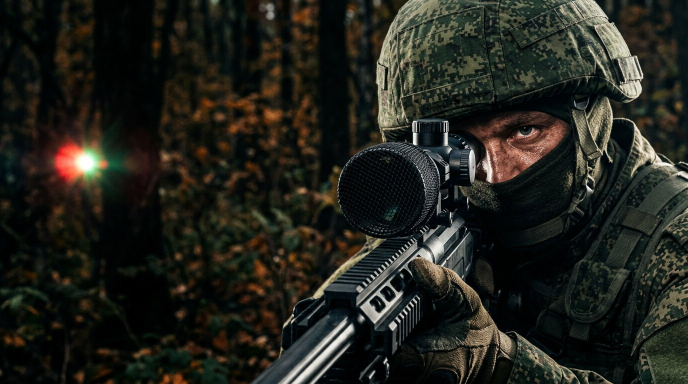
#> input picture video_studio/thumbs/bg_a.jpg, 1376 x 768 px (shown at 1/2 size)
$ python make_thumbs.py
#> lines starting #> are read from the running program, lines starting #| are printed output that depends on the picture
#!/usr/bin/env python3
"""A/B thumbnails 1280x720 for «Окопная смекалка» — text composited over AI backgrounds."""
import os
from PIL import Image, ImageDraw, ImageFont, ImageFilter, ImageEnhance

D = os.path.dirname(os.path.abspath(__file__))
F = os.path.join(D, "..", "fonts")
W, H = 1280, 720
YEL, WHT, RED, BLK = (255, 204, 0), (255, 255, 255), (230, 30, 30), (0, 0, 0)


def font(n, s):
    return ImageFont.truetype(os.path.join(F, f"Roboto-{n}.woff"), s)


def bg(name, shift=0.5):
#> called with name = 'bg_a.jpg', shift = 0.5
    im = Image.open(os.path.join(D, name)).convert("RGB")
#> im is the input picture: PIL image 1376x768 RGB; mean R, G, B 34, 34.7, 28
    sc = H / im.height
#> sc = 0.938
    im = im.resize((round(im.width * sc), H), Image.LANCZOS)
#> im: PIL image 1290x720 RGB
    x = int((im.width - W) * shift)
#> x = 5
    im = im.crop((x, 0, x + W, H))
#> im: PIL image 1280x720 RGB
    im = ImageEnhance.Contrast(im).enhance(1.12)
    return ImageEnhance.Color(im).enhance(1.15)


def shade(im, side="left", w=0.6, a=200):
#> called with side = 'left', w = 0.62, a = 215
    g = Image.new("L", (W, 1))
    for x in range(W):
        t = x / W if side == "left" else 1 - x / W
        g.putpixel((x, 0), int(a * max(0, 1 - t / w) ** 1.3))
    g = g.resize((W, H))
    return Image.composite(Image.new("RGB", (W, H), BLK), im, g)


def text(im, xy, s, f, fill, stroke=10, shadow=True):
    d = ImageDraw.Draw(im)
    if shadow:
        sh = Image.new("RGBA", im.size, (0, 0, 0, 0))
        ImageDraw.Draw(sh).text((xy[0] + 8, xy[1] + 10), s, font=f, fill=(0, 0, 0, 200),
                                stroke_width=stroke, stroke_fill=(0, 0, 0, 200))
        im.paste(sh.filter(ImageFilter.GaussianBlur(8)), (0, 0), sh.filter(ImageFilter.GaussianBlur(8)))
    d.text(xy, s, font=f, fill=fill, stroke_width=stroke, stroke_fill=BLK)
    return d.textbbox(xy, s, font=f, stroke_width=stroke)


def fit(s, n, maxw, start):
    sz = start
    while ImageFont.truetype(os.path.join(F, f"Roboto-{n}.woff"), sz).getlength(s) > maxw:
        sz -= 4
    return font(n, sz)


def plate(im, xy, s, f, bgc, fg=WHT, pad=(22, 10), rot=0):
    tw = f.getbbox(s)
    w, h = tw[2] + pad[0] * 2, tw[3] + pad[1] * 2
    p = Image.new("RGBA", (w, h), bgc + (255,))
    ImageDraw.Draw(p).text((pad[0], pad[1] - 2), s, font=f, fill=fg)
    if rot:
        p = p.rotate(rot, expand=True, resample=Image.BICUBIC)
    im.paste(p, xy, p)
    return xy[0] + p.width, xy[1] + p.height


def brand(im, xy=(34, 640)):
    plate(im, xy, "«В ОКОПЕ» · ОКОПНАЯ СМЕКАЛКА", font("Black", 30), (20, 20, 20), YEL, pad=(18, 8))


def ring(im, c, r, col=RED, w=12):
#> called with c = (724, 330), r = 112, col = (230, 30, 30), w = 12
    d = ImageDraw.Draw(im)
    for k in range(w):
        d.ellipse((c[0] - r - k, c[1] - r - k, c[0] + r + k, c[1] + r + k), outline=col)


def arrow(im, a, b, col=RED, w=18):
    import math
    d = ImageDraw.Draw(im)
    d.line([a, b], fill=col, width=w)
    ang = math.atan2(b[1] - a[1], b[0] - a[0])
    L = 46
    p1 = (b[0] - L * math.cos(ang - 0.5), b[1] - L * math.sin(ang - 0.5))
    p2 = (b[0] - L * math.cos(ang + 0.5), b[1] - L * math.sin(ang + 0.5))
    d.polygon([(b[0] + 10 * math.cos(ang), b[1] + 10 * math.sin(ang)), p1, p2], fill=col)


# ---------- A: эмоция + деталь (чулок на прицеле) ----------
a = shade(bg("bg_a.jpg", 0.5), "left", 0.62, 215)
ring(a, (724, 330), 112)
arrow(a, (470, 520), (612, 420))
text(a, (40, 40), "ЧУЛОК", fit("ЧУЛОК", "Black", 470, 200), YEL, 12)
#> in text, `sh = Image.new("RGBA", im.size, (0, 0, 0, 0))`: sh: PIL image 1280x720 RGBA; every value is 0
text(a, (44, 238), "НА ПРИЦЕЛЕ?!", fit("НА ПРИЦЕЛЕ?!", "Black", 470, 110), WHT, 9)
plate(a, (44, 380), "БЛИКА НЕТ · 0 ₽", font("Black", 46), RED, rot=3)
#> in plate, `p = p.rotate(rot, expand=True, resample=Image.BICUBIC)`:
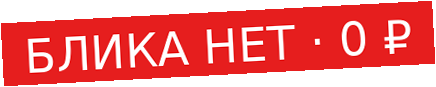
#> p: PIL image 436x87 RGBA; mean R, G, B, A 167.3, 42.8, 42.8, 183; transparent parts drawn white
brand(a)
a.save(os.path.join(D, "thumb_A_chulok.jpg"), quality=92)

# ---------- B: экшен (FPV в рабицу) ----------
b = shade(bg("bg_b.jpg", 0.35), "left", 0.55, 190)
#> call 2 of bg, with name = 'bg_b.jpg', shift = 0.35
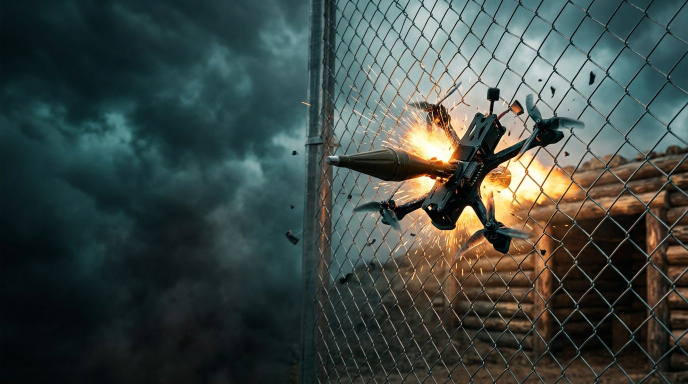
#> input picture video_studio/thumbs/bg_b.jpg, 1376 x 768 px (shown at 1/2 size)
#> in bg, im is the input picture: PIL image 1376x768 RGB; mean R, G, B 61.8, 72.6, 68.2
#> call 2 of shade, with side = 'left', w = 0.55, a = 190
#> in shade (call 2), `g = g.resize((W, H))`:
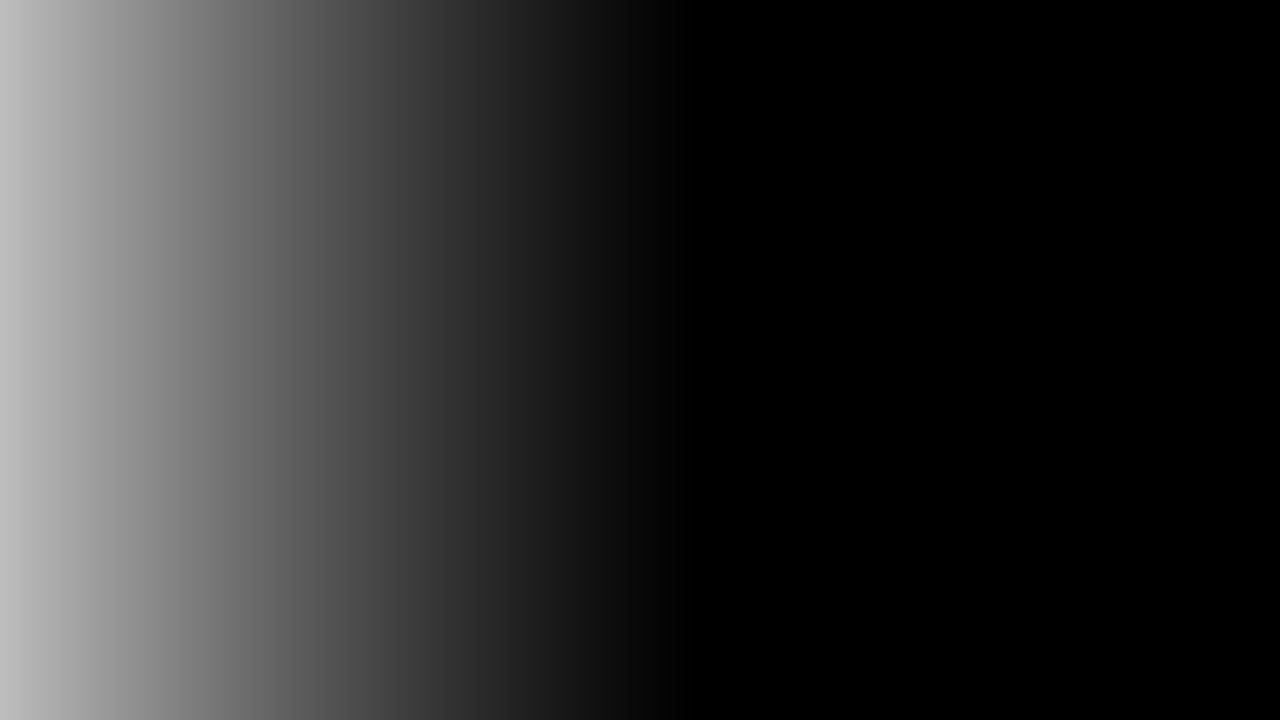
#> g: PIL image 1280x720 L; min 0, max 190, mean 45.2
text(b, (36, 50), "ДРОН", fit("ДРОН", "Black", 470, 230), WHT, 12)
text(b, (40, 278), "НЕ ПРОБЬЁТ", fit("НЕ ПРОБЬЁТ", "Black", 500, 120), YEL, 10)
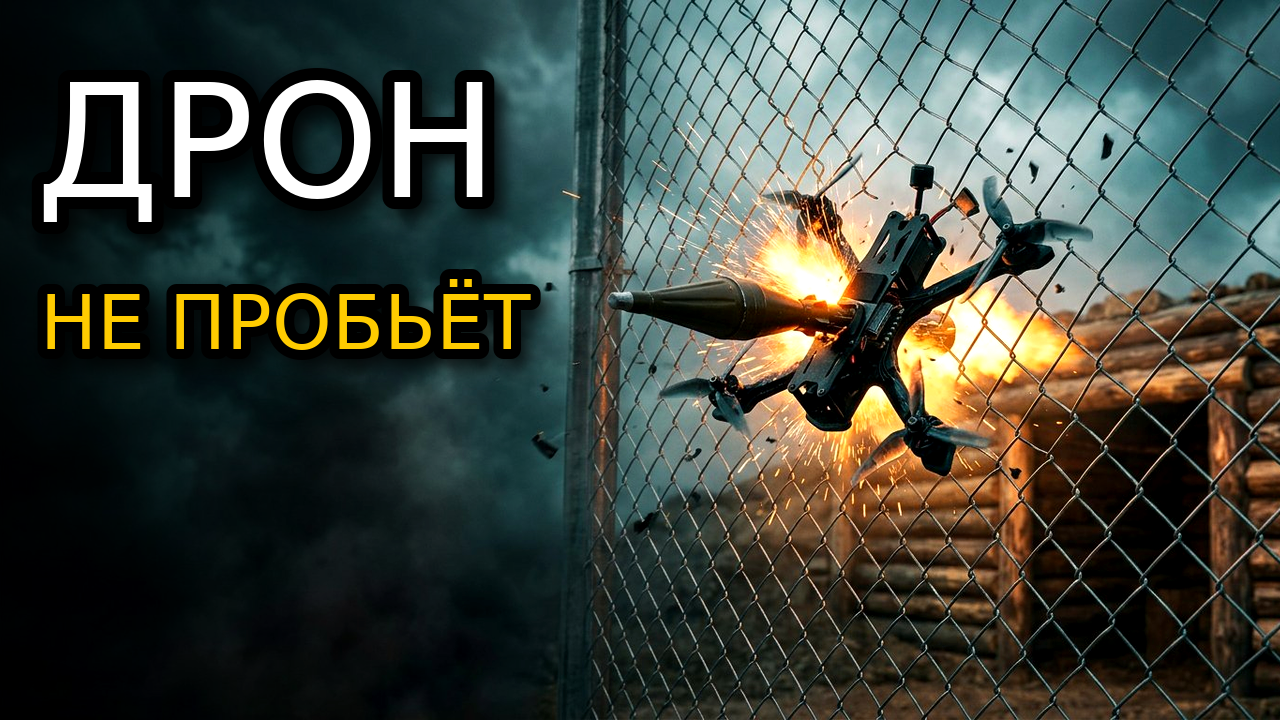
#> b: PIL image 1280x720 RGB; mean R, G, B 62.6, 69.1, 61.1
plate(b, (44, 440), "РАБИЦА + МИКРОВОЛНОВКА", font("Black", 38), RED, rot=-2)
#> call 3 of plate, with xy = (44, 440), s = 'РАБИЦА + МИКРОВОЛНОВКА', bgc = (230, 30, 30), fg = (255, 255, 255), pad = (22, 10), rot = -2
#> in plate (call 3), `p = p.rotate(rot, expand=True, resample=Image.BICUBIC)`:
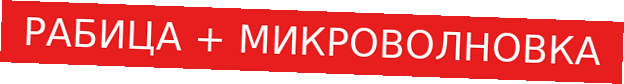
#> p: PIL image 624x84 RGBA; mean R, G, B, A 171.5, 43.5, 43.5, 187.6; transparent parts drawn white
brand(b)
b.save(os.path.join(D, "thumb_B_dron.jpg"), quality=92)

# ---------- C: любопытство (5 вещей) ----------
c = bg("bg_c.jpg", 0.5)
#> call 3 of bg, with name = 'bg_c.jpg', shift = 0.5
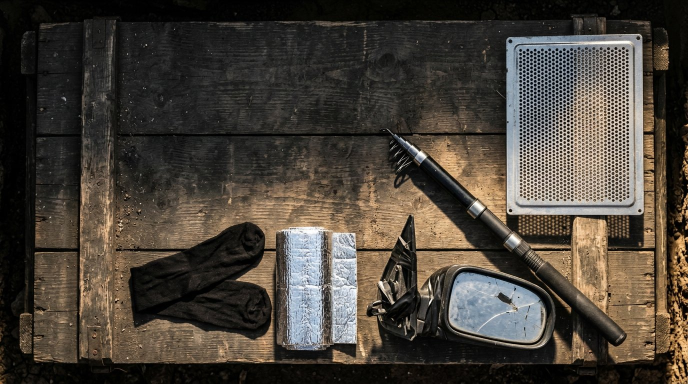
#> input picture video_studio/thumbs/bg_c.jpg, 1376 x 768 px (shown at 1/2 size)
#> in bg, im is the input picture: PIL image 1376x768 RGB; mean R, G, B 72.4, 65.3, 56.6
top = Image.new("L", (1, H))
for y in range(H):
    top.putpixel((0, y), int(210 * max(0, 1 - y / (H * 0.55)) ** 1.2))
c = Image.composite(Image.new("RGB", (W, H), BLK), c, top.resize((W, H)))
text(c, (40, 22), "5 ВЕЩЕЙ ЗА КОПЕЙКИ", fit("5 ВЕЩЕЙ ЗА КОПЕЙКИ", "Black", 1200, 150), YEL, 12)
#> in text (call 5), `ImageDraw.Draw(sh).text((xy[0] + 8, xy[1] + 10), s, font=f, fill=(0, 0..`:
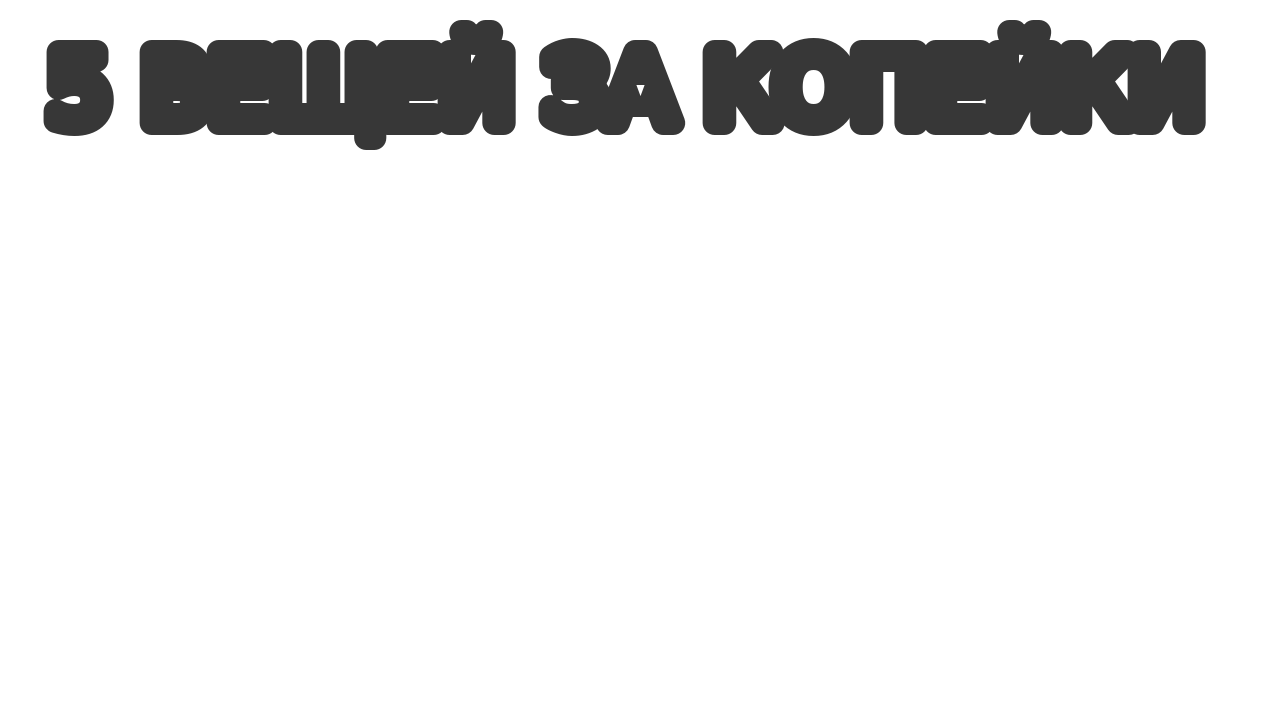
#> sh: PIL image 1280x720 RGBA; mean R, G, B, A 0, 0, 0, 21; transparent parts drawn white
text(c, (44, 192), "КОТОРЫЕ СПАСАЮТ ЖИЗНЬ", fit("КОТОРЫЕ СПАСАЮТ ЖИЗНЬ", "Black", 860, 74), WHT, 8)
for xy, s in (((300, 420), "0 ₽"), ((560, 380), "200 ₽"), ((905, 300), "500 ₽")):
    plate(c, xy, s, font("Black", 40), YEL, BLK, pad=(14, 6), rot=-6)
brand(c, (34, 652))
c.save(os.path.join(D, "thumb_C_5veshey.jpg"), quality=92)
print("ok")
